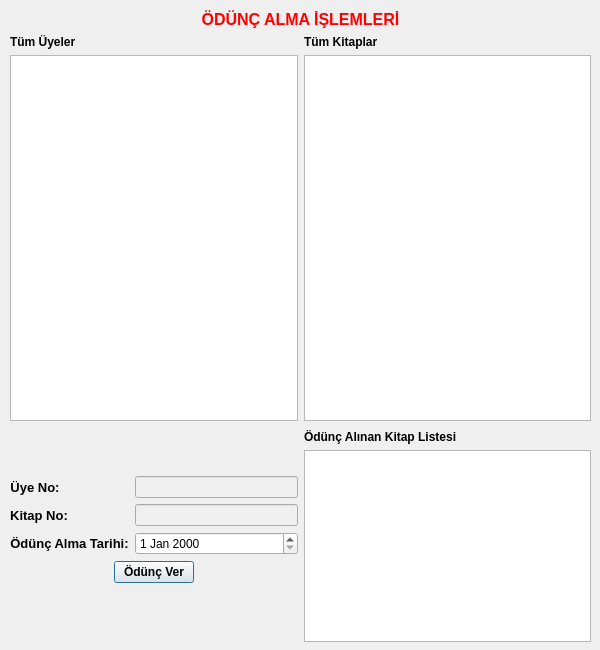
<?xml version="1.0" encoding="UTF-8"?>
<ui version="4.0">
 <class>Borrow</class>
 <widget class="QDialog" name="Borrow">
  <property name="geometry">
   <rect>
    <x>0</x>
    <y>0</y>
    <width>600</width>
    <height>650</height>
   </rect>
  </property>
  <property name="windowTitle">
   <string>Ödünç Alma İşlemleri</string>
  </property>
  <widget class="QWidget" name="layoutWidget">
   <property name="geometry">
    <rect>
     <x>10</x>
     <y>10</y>
     <width>581</width>
     <height>411</height>
    </rect>
   </property>
   <layout class="QVBoxLayout" name="verticalLayout">
    <item>
     <widget class="QLabel" name="label_6">
      <property name="palette">
       <palette>
        <active>
         <colorrole role="WindowText">
          <brush brushstyle="SolidPattern">
           <color alpha="255">
            <red>255</red>
            <green>0</green>
            <blue>0</blue>
           </color>
          </brush>
         </colorrole>
        </active>
        <inactive>
         <colorrole role="WindowText">
          <brush brushstyle="SolidPattern">
           <color alpha="255">
            <red>255</red>
            <green>0</green>
            <blue>0</blue>
           </color>
          </brush>
         </colorrole>
        </inactive>
        <disabled/>
       </palette>
      </property>
      <property name="font">
       <font>
        <pointsize>12</pointsize>
        <bold>true</bold>
       </font>
      </property>
      <property name="text">
       <string>ÖDÜNÇ ALMA İŞLEMLERİ</string>
      </property>
      <property name="alignment">
       <set>Qt::AlignmentFlag::AlignCenter</set>
      </property>
     </widget>
    </item>
    <item>
     <layout class="QHBoxLayout" name="horizontalLayout_5">
      <item>
       <layout class="QVBoxLayout" name="verticalLayout_9">
        <item>
         <widget class="QLabel" name="label_12">
          <property name="font">
           <font>
            <bold>true</bold>
           </font>
          </property>
          <property name="text">
           <string>Tüm Üyeler</string>
          </property>
          <property name="alignment">
           <set>Qt::AlignmentFlag::AlignLeading|Qt::AlignmentFlag::AlignLeft|Qt::AlignmentFlag::AlignVCenter</set>
          </property>
         </widget>
        </item>
        <item>
         <widget class="QTableView" name="tV_allMembers">
          <property name="font">
           <font>
            <bold>false</bold>
            <kerning>true</kerning>
           </font>
          </property>
         </widget>
        </item>
       </layout>
      </item>
      <item>
       <layout class="QVBoxLayout" name="verticalLayout_10">
        <item>
         <widget class="QLabel" name="label_13">
          <property name="font">
           <font>
            <bold>true</bold>
           </font>
          </property>
          <property name="text">
           <string>Tüm Kitaplar</string>
          </property>
          <property name="alignment">
           <set>Qt::AlignmentFlag::AlignLeading|Qt::AlignmentFlag::AlignLeft|Qt::AlignmentFlag::AlignVCenter</set>
          </property>
         </widget>
        </item>
        <item>
         <widget class="QTableView" name="tV_allBooks">
          <property name="font">
           <font>
            <kerning>true</kerning>
           </font>
          </property>
         </widget>
        </item>
       </layout>
      </item>
     </layout>
    </item>
   </layout>
  </widget>
  <widget class="QWidget" name="layoutWidget">
   <property name="geometry">
    <rect>
     <x>10</x>
     <y>430</y>
     <width>581</width>
     <height>212</height>
    </rect>
   </property>
   <layout class="QHBoxLayout" name="horizontalLayout">
    <item>
     <layout class="QVBoxLayout" name="verticalLayout_11">
      <item>
       <layout class="QFormLayout" name="formLayout_3">
        <item row="1" column="1">
         <widget class="QLineEdit" name="le_memberID">
          <property name="enabled">
           <bool>false</bool>
          </property>
         </widget>
        </item>
        <item row="2" column="0">
         <widget class="QLabel" name="label_15">
          <property name="font">
           <font>
            <pointsize>10</pointsize>
            <bold>true</bold>
           </font>
          </property>
          <property name="text">
           <string>Kitap No:</string>
          </property>
          <property name="alignment">
           <set>Qt::AlignmentFlag::AlignCenter</set>
          </property>
         </widget>
        </item>
        <item row="2" column="1">
         <widget class="QLineEdit" name="le_bookID">
          <property name="enabled">
           <bool>false</bool>
          </property>
         </widget>
        </item>
        <item row="3" column="0">
         <widget class="QLabel" name="label_16">
          <property name="font">
           <font>
            <pointsize>10</pointsize>
            <bold>true</bold>
           </font>
          </property>
          <property name="text">
           <string>Ödünç Alma Tarihi:</string>
          </property>
          <property name="alignment">
           <set>Qt::AlignmentFlag::AlignCenter</set>
          </property>
         </widget>
        </item>
        <item row="1" column="0">
         <widget class="QLabel" name="label_14">
          <property name="font">
           <font>
            <pointsize>10</pointsize>
            <bold>true</bold>
           </font>
          </property>
          <property name="text">
           <string>Üye No:</string>
          </property>
          <property name="alignment">
           <set>Qt::AlignmentFlag::AlignCenter</set>
          </property>
         </widget>
        </item>
        <item row="3" column="1">
         <widget class="QDateEdit" name="dateEdit"/>
        </item>
        <item row="0" column="0" colspan="2">
         <spacer name="verticalSpacer_2">
          <property name="orientation">
           <enum>Qt::Orientation::Vertical</enum>
          </property>
          <property name="sizeHint" stdset="0">
           <size>
            <width>20</width>
            <height>40</height>
           </size>
          </property>
         </spacer>
        </item>
       </layout>
      </item>
      <item>
       <layout class="QHBoxLayout" name="horizontalLayout_6">
        <item>
         <spacer name="horizontalSpacer_2">
          <property name="orientation">
           <enum>Qt::Orientation::Horizontal</enum>
          </property>
          <property name="sizeHint" stdset="0">
           <size>
            <width>40</width>
            <height>20</height>
           </size>
          </property>
         </spacer>
        </item>
        <item>
         <widget class="QPushButton" name="pb_borrow">
          <property name="font">
           <font>
            <bold>true</bold>
           </font>
          </property>
          <property name="text">
           <string>Ödünç Ver</string>
          </property>
         </widget>
        </item>
        <item>
         <spacer name="horizontalSpacer">
          <property name="orientation">
           <enum>Qt::Orientation::Horizontal</enum>
          </property>
          <property name="sizeHint" stdset="0">
           <size>
            <width>40</width>
            <height>20</height>
           </size>
          </property>
         </spacer>
        </item>
       </layout>
      </item>
      <item>
       <spacer name="verticalSpacer">
        <property name="orientation">
         <enum>Qt::Orientation::Vertical</enum>
        </property>
        <property name="sizeHint" stdset="0">
         <size>
          <width>20</width>
          <height>40</height>
         </size>
        </property>
       </spacer>
      </item>
     </layout>
    </item>
    <item>
     <layout class="QVBoxLayout" name="verticalLayout_12">
      <item>
       <widget class="QLabel" name="label_17">
        <property name="font">
         <font>
          <bold>true</bold>
         </font>
        </property>
        <property name="text">
         <string>Ödünç Alınan Kitap Listesi</string>
        </property>
        <property name="alignment">
         <set>Qt::AlignmentFlag::AlignLeading|Qt::AlignmentFlag::AlignLeft|Qt::AlignmentFlag::AlignVCenter</set>
        </property>
       </widget>
      </item>
      <item>
       <widget class="QTableView" name="tV_allBorrowBooks"/>
      </item>
     </layout>
    </item>
   </layout>
  </widget>
 </widget>
 <resources/>
 <connections/>
</ui>
